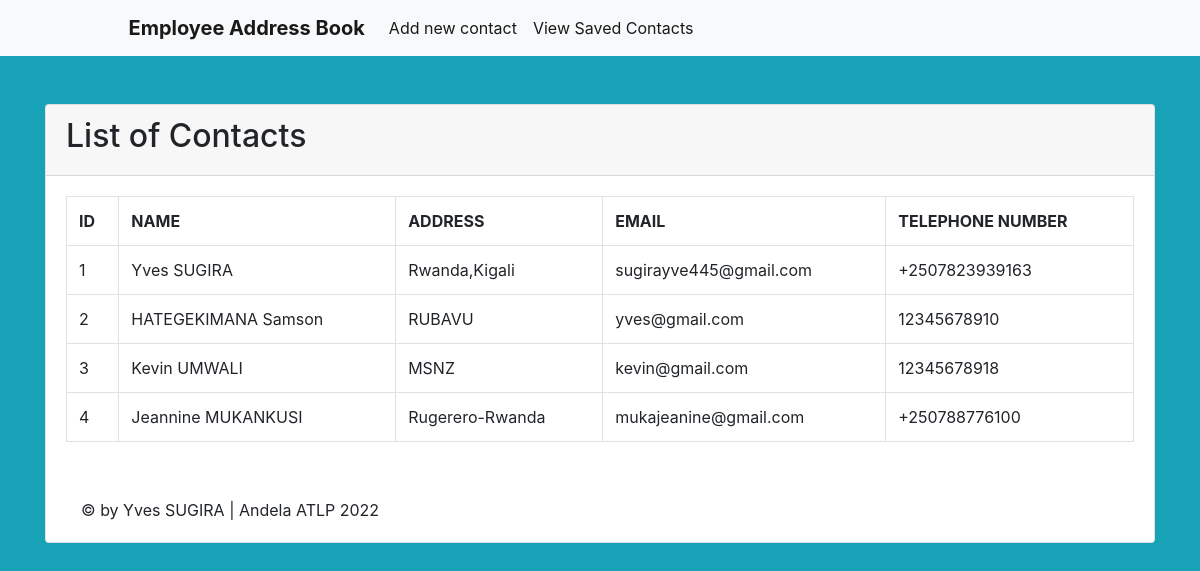
The page / on the database its author committed.
### tables this page shows
CREATE TABLE `user` (
  `id` int(11) NOT NULL,
  `name` varchar(50) NOT NULL,
  `address` varchar(20) NOT NULL,
  `email` varchar(50) NOT NULL,
  `telephone` varchar(20) NOT NULL
);

### index.php (the view)
<?php
$dsn = 'mysql:host=localhost;dbname=andelasimpelwebapp';
$username = 'root';
$password = '';
$options = [];
try {
$connection = new PDO($dsn, $username, $password, $options);
} catch(PDOException $e) {
}
$sql = 'SELECT * FROM user';
$statement = $connection->prepare($sql);
$statement->execute();
$people = $statement->fetchAll(PDO::FETCH_OBJ);
?>
<?php require 'header.php'; ?>
<div class="container">
  <div class="card mt-5">
    <div class="card-header">
      <h2>List of Contacts</h2>
    </div>
    <div class="card-body">
      <table class="table table-bordered">
        <tr>
          <th>ID</th>
          <th>NAME</th>
          <th>ADDRESS</th>
          <th>EMAIL</th>
          <th>TELEPHONE NUMBER</th>
        </tr>
                <?php foreach($people as $person): ?>
          <tr>
            <td><?= $person->id; ?></td>
            <td>
             <a style="text-decoration: none; color: inherit;" onclick="return confirm('Are you sure you want to view this entry information?')" href="View.php?id=<?= $person->id ?>">
              <?= $person->name; ?>
                </a>
              </td>
             <td><?= $person->address; ?></td>
            <td><?= $person->email; ?></td>
            <td><?= $person->telephone; ?></td>
          </tr>
          <?php endforeach; ?>
      </table>
    </div>
<?php require 'footer.php'; ?>
  </div>
</div>

### header.php (shortened to what this page needs)
<!doctype html>
<html lang="en">
  <head>
    <link rel="stylesheet" href="https://maxcdn.bootstrapcdn.com/bootstrap/4.0.0-beta.2/css/bootstrap.min.css">
  </head>
  <body class="bg-info">
    <nav class="navbar navbar-expand-lg navbar-light bg-light">
  <a class="navbar-brand" href="index.php">&nbsp;&nbsp;&nbsp;&nbsp;&nbsp;&nbsp;&nbsp;&nbsp;&nbsp;&nbsp;&nbsp;&nbsp;&nbsp;&nbsp;&nbsp;&nbsp;&nbsp;&nbsp;&nbsp;&nbsp;<b>Employee Address Book</b></a>
  <div class="collapse navbar-collapse" id="navbarSupportedContent">
    <ul class="navbar-nav mr-auto">
      <li class="nav-item active">
        <a class="nav-link" href="create.php">Add new contact <span class="sr-only">(current)</span></a>
      </li>
      <li class="nav-item active">
        <a class="nav-link" href="index.php">View Saved Contacts <span class="sr-only">(current)</span></a>
      </li>
    </ul>
  </div>
</nav>

### footer.php
<body>
<div class="container">
    <div class="card-body">
          <th>&copy; by Yves SUGIRA | Andela ATLP 2022</th>
    </div>
</div>
</body>

### rows shown on the page
user: id "1", name "Yves SUGIRA", address "Rwanda,Kigali", email "sugirayve445@gmail.com", telephone "+2507823939163"
user: id "2", name "HATEGEKIMANA Samson", address "RUBAVU", email "yves@gmail.com", telephone "12345678910"
user: id "3", name "Kevin UMWALI", address "MSNZ", email "kevin@gmail.com", telephone "12345678918"
user: id "4", name "Jeannine MUKANKUSI", address "Rugerero-Rwanda", email "mukajeanine@gmail.com", telephone "+250788776100"
